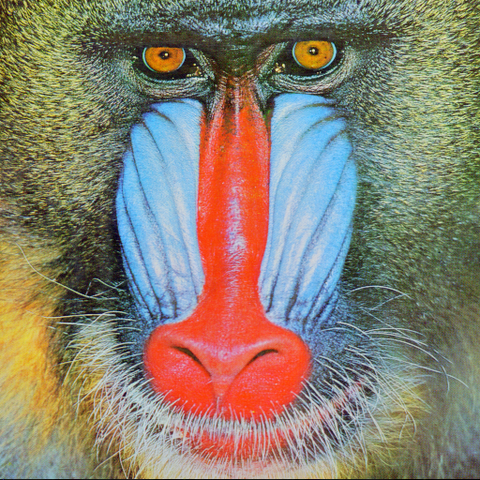
#> input picture labs/ex08/template/mandrill.png, 480 x 480 px
$ jupyter execute --allow-errors ex08.ipynb   (shell and % lines are left out)   (older library calls are emulated)
#> lines starting #> are read from the running program, lines starting #| are printed output that depends on the picture
### labs/ex08/template/plots.py
# -*- coding: utf-8 -*-
"""Some plot functions."""
import numpy as np
import matplotlib
import matplotlib.pyplot as plt

from helper import build_distance_matrix


def plot_cluster(data, mu, colors, ax):
    """plot the cluster.

    Note that the dimension of the column vector `colors`
    should be the same as the number of clusters.
    """
    # check if the dimension matches.
    assert(len(colors) >= mu.shape[0])
    # build distance matrix.
    distance_matrix = build_distance_matrix(data, mu)
    # get the assignments for each point.
    assignments = np.argmin(distance_matrix, axis=1)
    #
    for k_th in range(mu.shape[0]):
        rows, cols = np.where(assignments == k_th)
        data_of_kth_cluster = data[rows, :]
        ax.scatter(
            data_of_kth_cluster[:, 0],
            data_of_kth_cluster[:, 1],
            s=40, c=colors[k_th])
    ax.grid()
    ax.set_xlabel("x")
    ax.set_ylabel("y")


def plot(data, mu, mu_old, out_dir):
    """plot."""
    colors = ['red', 'blue', 'green', 'yellow', 'orange', 'purple']
    fig = plt.figure()
    ax1 = fig.add_subplot(1, 2, 1)
    plot_cluster(data, mu_old, colors, ax1)
    ax1.scatter(mu_old[:, 0], mu_old[:, 1],
                facecolors='none', edgecolors='y', s=80)

    ax2 = fig.add_subplot(1, 2, 2)
    plot_cluster(data, mu, colors, ax2)
    ax2.scatter(mu[:, 0], mu[:, 1],
                facecolors='none', edgecolors='y', s=80)

    # matplotlib.rc('xtick', labelsize=5)
    # matplotlib.rc('ytick', labelsize=5)

    plt.tight_layout()
    plt.savefig(out_dir)
    plt.show()
    plt.close()


# [45 lines left out: function plot_image_compression, not called in this run]

### labs/ex08/template/helper.py
# -*- coding: utf-8 -*-
"""Some helper functions."""
import os
import shutil
import numpy as np
from scipy import misc


def load_data():
    """Load data and convert it to the metrics system."""
    path_dataset = "faithful.csv"
    data = np.loadtxt(path_dataset, delimiter=" ", skiprows=0)
    return data


# [7 lines left out: function normalize_data, not called in this run]


def build_dir(dir):
    """build a new dir. if it exists, remove it and build a new one."""
#> the loop in kmeans, `for iter in range(max_iters):` made 12 passes
#> pass 1, in plot, `plt.savefig(out_dir)`:
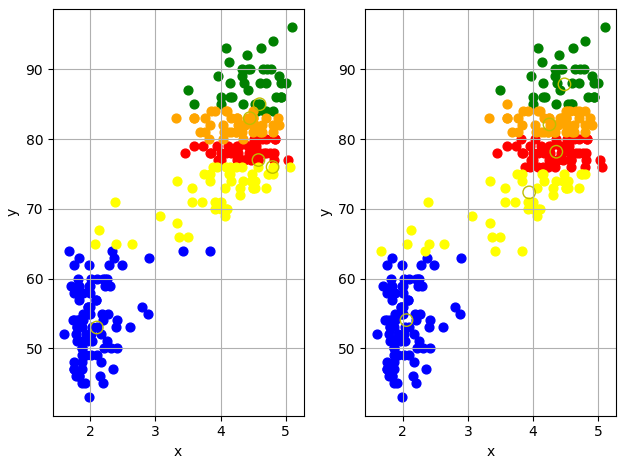
#> figure drawn by matplotlib, 2 panels
    if os.path.exists(dir):
        shutil.rmtree(dir)
    os.makedirs(dir)


def load_image(path):
    """use the scipy.misc to load the image."""
#> called with path = 'mandrill.png'
    return misc.imread(path)
#> returned value is the input picture: shape (480, 480, 3); mean R, G, B 136.9, 128.4, 112.6


def build_distance_matrix(data, mu):
    """build a distance matrix.

    row of the matrix represents the data point,
    column of the matrix represents the k-th cluster.
    """
    distance_list = []
    num_cluster, _ = mu.shape
    for k_th in range(num_cluster):
        sum_squares = np.sum(np.square(data - mu[k_th, :]), axis=1)
        distance_list.append(sum_squares)
    return np.matrix(distance_list).T

### labs/ex08/template/ex08.ipynb
[cell 1]
# Useful starting lines
import numpy as np
import matplotlib.pyplot as plt

## Load data

[cell 2]
from helper import load_data, normalize_data

data = load_data()

### Initialize your cluster centers

[cell 3]
def initialize_clusters(data, k):
    """initialize the k cluster centers (the means).
    input:
        data: original data with shape (num_sample, num_feature).
        k: predefined number of clusters for the k-means algorithm.
    output:
        a numpy array with shape (k, num_feature)
    """
    idx = np.random.randint(data.shape[0], size=k)
    return data[idx,:]

### Update k-means parameters

#### Build distance matrix
Build a distance matrix, collecting the distances of the original dataset to the means of the clusters.

NOTE: once you finish your `build_distance_matrix`, please copy the function to the `helper.py` function. Otherwise, the `kmeans` function will not work.

[cell 4]
def build_distance_matrix(data, mu):
    """build a distance matrix.

    row of the matrix represents the data point,
    column of the matrix represents the k-th cluster.
    """
    distance_list = []
    num_cluster, _ = mu.shape
    for k_th in range(num_cluster):
        sum_squares = np.sum(np.square(data - mu[k_th, :]), axis=1)
        distance_list.append(sum_squares)
    return np.matrix(distance_list).T

#### Update k-means parameters

[cell 5]
def update_kmeans_parameters(data, mu_old):
    """update the parameter of kmeans
    return:
        losses: loss of each data point with shape (num_samples, 1)
        assignments: assignments vector z with shape (num_samples, 1)
        mu: mean vector mu with shape (k, num_features)
    """
    dm = build_distance_matrix(data, mu_old)
    assignments = np.argmin(dm, axis=1)
    losses = np.choose(assignments, dm.T)

    mu = np.copy(mu_old)
    for i in range(len(mu_old)):
        idx = np.where(assignments == i)
        mu[i] = np.mean(data[idx[0]], axis=0)
    return losses, assignments, mu

[cell 6]
from helper import build_dir
from plots import plot

def kmeans(data, k, max_iters, threshold):
    """run the k-means algorithm."""
    output_figure = "kmeans_figures/"
    # initialize the cluster.
    mu_old = initialize_clusters(data, k)
    # init some empty lists to store the result.
    loss_list = []

    update_kmeans_parameters(data, mu_old)

    # start the kmeans algorithm.
    for iter in range(max_iters):
        # update z and mu
        losses, assignments, mu = update_kmeans_parameters(data, mu_old)
        # calculate the average loss over all points
        average_loss = np.mean(losses)
        loss_list.append(average_loss)
        print("The current iteration of k-means is: {i}, \
               the average loss is {l}.".format(i=iter, l=average_loss))
        # check converge
        if iter > 0 and np.abs(loss_list[-1] - loss_list[-2]) < threshold:
            break
        # output plot
        plot(data, mu, mu_old, output_figure + "kmean_iter{i}".format(i=iter))
        # update k-means information.
        mu_old = mu

# define parameters
k = 5

max_iters = 25
threshold = 1e-10
output_figure = "kmeans_figures/"

# build figure dir
build_dir(output_figure)

# run kmeans algorithm
kmeans(data, k, max_iters, threshold)

## Using k-means for image compresson

#### load image

[cell 7]
from helper import load_image

image_path = "mandrill.png"
original_image = load_image(image_path)
print(
    "Original image: the shape of image={s}, the data type={dt}.".format(
        s=original_image.shape, dt=original_image.dtype))
#| Original image: the shape of image=(480, 480, 3), the data type=uint8.

#### preprocess image

[cell 8]
def preprocess_image(original_image):
    """preprocess the image."""
    # ***************************************************
    # INSERT YOUR CODE HERE
    # TODO: vectorize and normalize the original_image.
    # ***************************************************
    processed_image = original_image.reshape((original_image.shape[0] * original_image.shape[1], 3))
    processed_image = processed_image.astype(float)

    for i in range(processed_image.shape[1]):
        processed_image[:,i] -= np.mean(original_image[:,i])
        processed_image[:,i] /=  np.std(original_image[:,i])

    return processed_image

processed_image = preprocess_image(original_image)

[cell 9]
def kmean_compression(original_image, processed_image, k, max_iters, threshold):
    """using k-means for image compression."""
#> called with processed_image = array of shape (230400, 3), k = 5, max_iters = 100, threshold = 1e-06
    mu_old = initialize_clusters(processed_image, k)
#> mu_old = [[0.108, 0.468, -0.153], [2.18, -0.277, -0.643], [-1.16, -1.43, -1.62], [1.29, 1.49, 1.77], [-0.733, -0.0534, -0.172]]

    # init some empty lists to store the result.
    loss_list = []

    # start the kmeans
    for iter in range(max_iter):
        losses, assignments, mu = update_kmeans_parameters(processed_image, mu_old)

        # calculate the average loss over all points
        average_loss = np.mean(losses)
        loss_list.append(average_loss)

        if iter % 10 == 0:
            print(
                "The current iteration of kmeans is: {i}, the average loss is {l}.".format(
                    i=iter, l=average_loss))

        # check converge
        if iter > 0 and np.abs(loss_list[-1] - loss_list[-2]) < threshold:
            break

        # update mu
        mu_old = mu
#> after the loop, loss_list = []

    # plot histgram
    plot_image_compression(original_image, processed_image, assignments, mu, k)

# define parameters
k = 5
max_iter = 100
threshold = 1e-6

# use kmeans to compress image
#> (the rest of this cell did not finish here and is left out)
